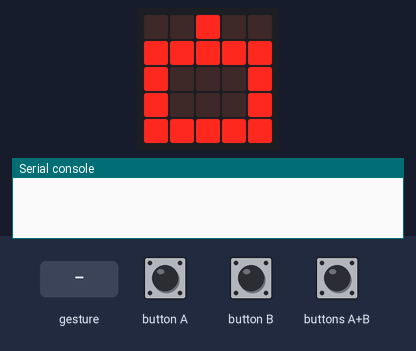
This program was run on a simulated BBC micro:bit (MakeCode). On the bench: the board's 5×5 LED display, the last lines printed to the serial console. The inputs (shaded band) are chosen by the test bench. No radio messages arrive unless stated (any console line starting 'radio sent:' is added by the test bench); a tilt is held for 1.5 s and a shake lasts 1 s, then the board lies face up again.

Above: at 1.6 s.
1.7 s: button A pressed for 0.15 s
At 2.3 s:
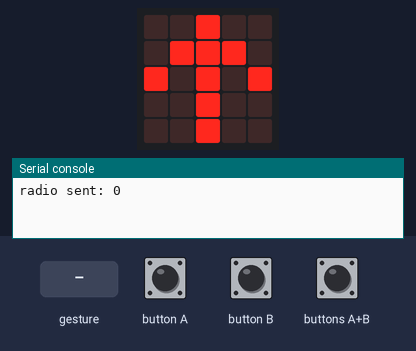
3.3 s: button B pressed for 0.15 s
At 4.6 s:
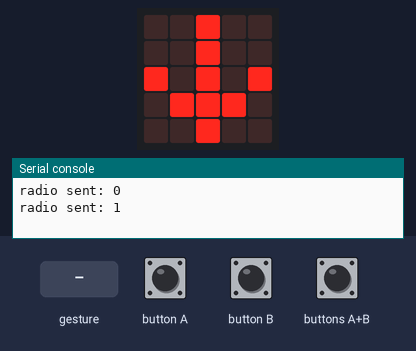
4.9 s: buttons A+B pressed for 0.15 s
At 5.9 s:
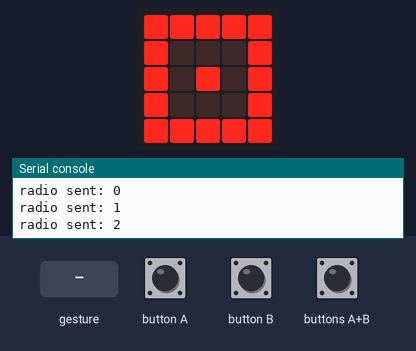
6.5 s: gesture 'tilt right'
At 7.7 s:
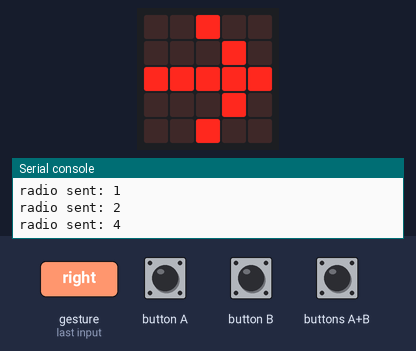
8.1 s: gesture 'tilt left'
At 8.9 s:
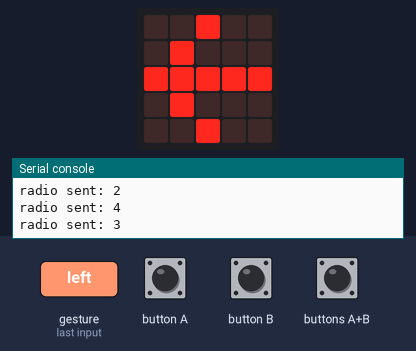
9.6 s: buttons A+B pressed for 1 s
At 12.0 s:
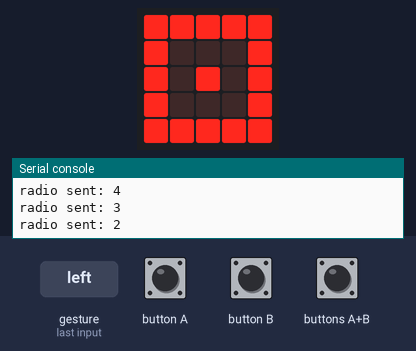
Timing chart, 0 to 13.1 s (numbered marks = the images above; inputs shaded):
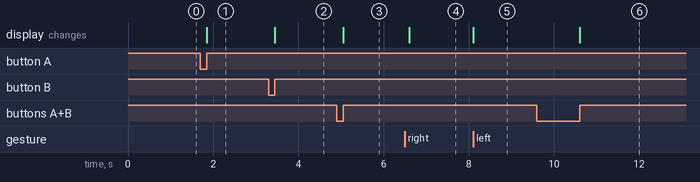

The program:

main.ts
```typescript
input.onGesture(Gesture.TiltRight, function () {
    radio.sendNumber(4)
    basic.showLeds(`
        . . # . .
        . . . # .
        # # # # #
        . . . # .
        . . # . .
        `)
})
input.onGesture(Gesture.TiltLeft, function () {
    radio.sendNumber(3)
    basic.showLeds(`
        . . # . .
        . # . . .
        # # # # #
        . # . . .
        . . # . .
        `)
})
input.onButtonPressed(Button.A, function () {
    radio.sendNumber(0)
    basic.showLeds(`
        . . # . .
        . # # # .
        # . # . #
        . . # . .
        . . # . .
        `)
})
input.onButtonPressed(Button.AB, function () {
    radio.sendNumber(2)
    basic.showLeds(`
        # # # # #
        # . . . #
        # . # . #
        # . . . #
        # # # # #
        `)
})
input.onButtonPressed(Button.B, function () {
    radio.sendNumber(1)
    basic.showLeds(`
        . . # . .
        . . # . .
        # . # . #
        . # # # .
        . . # . .
        `)
})
radio.setGroup(55)
basic.showLeds(`
    . . # . .
    # # # # #
    # . . . #
    # . . . #
    # # # # #
    `)
```

test.ts
```typescript
// 테스트는 여기로 이동합니다; 이 패키지가 확장으로 사용될 때 컴파일되지 않을 것 입니다.
```

Measured:
- after the input at 1.7 s, the display: changes after 0.15 s (image 1)
- after the input at 3.3 s, the display: changes after 0.15 s (image 2)
- after the input at 4.9 s, the display: changes after 0.15 s (image 3)
- after the input at 6.5 s, the display: changes after 0.10 s (image 4)
- after the input at 8.1 s, the display: changes at once (image 5)
- after the input at 9.6 s, the display: changes after 1.0 s (image 6)
